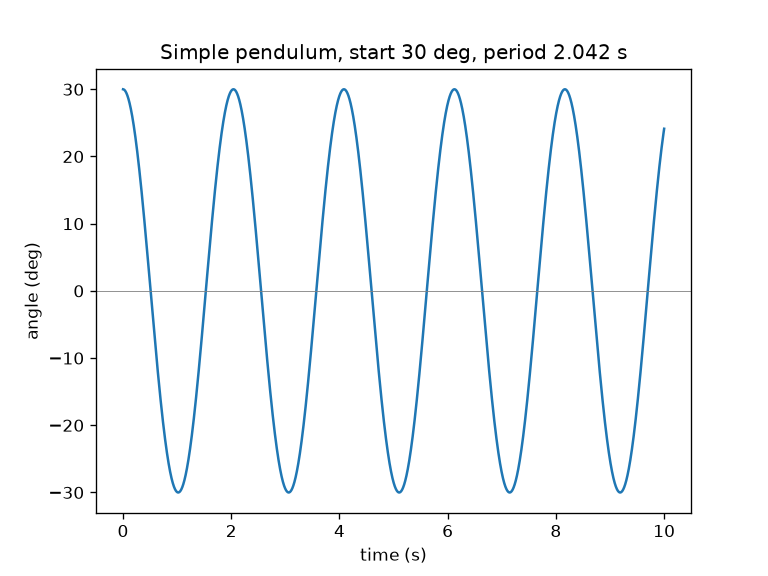

Write Python code to recreate this figure.
"""세 번째 실습: 단진자를 30도에서 놓고 각도 그래프와 주기를 확인한다.

실행: .venv/bin/python 03_pendulum.py          (그래프만 저장)
      .venv/bin/python 03_pendulum.py --view   (3D 뷰어로도 보기)
"""
import math
import sys

import matplotlib

matplotlib.use("Agg")  # 창 없이 PNG로 저장
import matplotlib.pyplot as plt
import mujoco

L = 1.0  # 줄 길이 (m)
G = 9.81
START_DEG = 30

XML = f"""
<mujoco model="03 Pendulum">
  <option timestep="0.001" gravity="0 0 -{G}"/>
  <worldbody>
    <light pos="0 0 3"/>
    <body name="pole" pos="0 0 1.5">
      <joint name="hinge" type="hinge" axis="0 1 0"/>
      <geom type="capsule" fromto="0 0 0 0 0 -{L}" size="0.01" mass="0.001" rgba="0.6 0.6 0.6 1"/>
      <geom type="sphere" pos="0 0 -{L}" size="0.05" mass="1" rgba="0.9 0.3 0.2 1"/>
    </body>
  </worldbody>
</mujoco>
"""

model = mujoco.MjModel.from_xml_string(XML)
data = mujoco.MjData(model)
data.qpos[0] = math.radians(START_DEG)

times, angles = [], []
while data.time < 10.0:
    mujoco.mj_step(model, data)
    times.append(data.time)
    angles.append(math.degrees(data.qpos[0]))

# 각도가 +에서 -로 바뀌는 순간(0도 통과) 사이 간격 = 한 주기
crossings = [times[i] for i in range(1, len(angles)) if angles[i - 1] > 0 >= angles[i]]
measured = (crossings[-1] - crossings[0]) / (len(crossings) - 1)
theory = 2 * math.pi * math.sqrt(L / G)  # 작은 각도 근사
print(f"측정 주기: {measured:.3f}초")
print(f"이론 주기: {theory:.3f}초 (작은 각도 근사 — 30도에선 실제가 조금 더 김)")

plt.plot(times, angles)
plt.axhline(0, color="gray", linewidth=0.5)
plt.xlabel("time (s)")
plt.ylabel("angle (deg)")
plt.title(f"Simple pendulum, start {START_DEG} deg, period {measured:.3f} s")
plt.savefig("03_pendulum.png", dpi=120)
print("그래프 저장: 03_pendulum.png")

if "--view" in sys.argv:
    import mujoco.viewer

    mujoco.mj_resetData(model, data)
    data.qpos[0] = math.radians(START_DEG)
    mujoco.viewer.launch(model, data)
